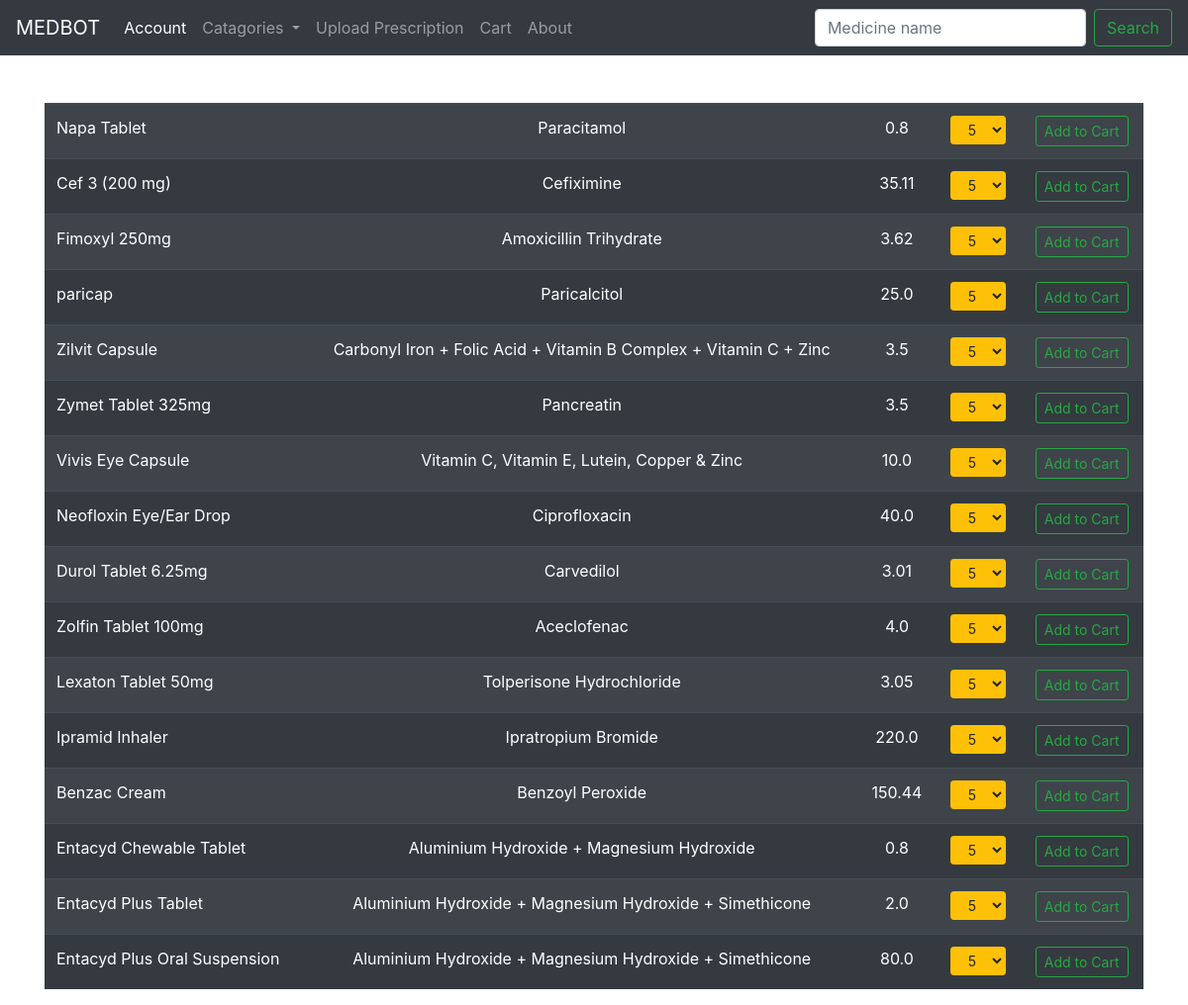
The page / on the database its author committed.
### medbot_app/models.py (models this page shows, shortened)
class Inventory(models.Model):
	MUSTPRESCRIBED = 'MP'
	MUSTNOTPRESCRIBE = 'MNP'
	MEDICINESTATUS = [
		(MUSTPRESCRIBED, 'Must be Prescribed'),
		(MUSTNOTPRESCRIBE, 'Must not be Prescribed'),
	]
	GENERAL = 'A'
	BLOOD = 'B'
	DIGESTIVE = 'D'
	EYE = 'F'
	EAR = 'H'
	CIRCULATORY = 'K'
	MUSCULOSKELETAL = 'L'
	NEUROLOGICAL = 'N'
	PSYCHOLOGICAL = 'P'
	RESPIRATORY = 'R'
	SKIN = 'S'
	ENDORCRINE = 'T'
	UROLOGY = 'U'
	PREGNANCY = 'W'
	FEMALEGENITAL = 'X'
	MALEGENITAL = 'Y'
	SOCIALPROB = 'Z'
	MEDICINECATAGORIES = [
		(GENERAL, 'General and unspecified'),
		(BLOOD, 'Blood, blood forming organs, lymphatics, spleen'),
		(DIGESTIVE, 'Digestive'),
		(EYE, 'Eye'),
		(EAR, 'Ear'),
		(CIRCULATORY, 'Circulatory'),
		(MUSCULOSKELETAL, 'Musculoskeletal'),
		(NEUROLOGICAL, 'Neorological'),
		(PSYCHOLOGICAL, 'Psychological'),
		(RESPIRATORY, 'Respiratory'),
		(SKIN, 'Skin'),
		(ENDORCRINE, 'Endocrine, metabolic and nutritional'),
		(UROLOGY, 'Urology'),
		(PREGNANCY, 'Pregnancy, childbirth, family planning'),
		(FEMALEGENITAL, 'Female genital system and breast'),
		(MALEGENITAL, 'Male genital system'),
		(SOCIALPROB, 'Social problems'),
	]
	med_name = models.CharField(max_length = 200)
	med_id = models.BigAutoField(primary_key = True, serialize=False)
	med_price = models.FloatField(max_length = 10)
	med_quantity = models.PositiveIntegerField()
	med_status = models.CharField(max_length = 3, choices = MEDICINESTATUS, default=MUSTPRESCRIBED)
	med_catagory = models.CharField(max_length = 2, choices = MEDICINECATAGORIES, default = GENERAL)
	med_generic = models.CharField(max_length = 100)
	pharmacy_id = models.ForeignKey(Employee, on_delete = models.CASCADE)

### medbot_app/views.py (the view)
# urls.py: path('', views.home, name='home'),
def home(request):
	if request.method == "POST":
		medname = request.POST['search']
		obj = Inventory.objects.filter(Q (med_name__icontains = medname) | Q(med_generic__icontains = medname))
		context = { }
		if obj:
			context = {'all': obj}
		else:
			context = {'noresults': "No Medicine found"}
		return render(request, 'home.html', context)
	else:
		obj = Inventory.objects.all()
		context = {'all': obj}
		return render(request, 'home.html', context)

### medbot_app/templates/home.html (shortened to what this page needs)
{% extends 'base.html' %}
{% block content %}
<br>
	{% if all %}
	<div class="table-responsive">
		<table class="table table-striped table-dark">
			{% for things in all %}
				<tr>
					<td>{{ things.med_name }}</td>
					<td><center>{{ things.med_generic }}</center></td>
					<td><center>{{ things.med_price }}</td>
					<td><center>
						<div class="dropdown">
						    <select class="btn btn-warning btn-sm" id="inlineFormCustomSelect" name="quantity">
					        <option value="5"selected>5</option>
					        </select>
						</div>
					<td><center><button type="submit" onclick ="{% url 'add' things.med_id %}" class="btn btn-outline-success btn-sm">Add to Cart</button></center></td>
				</tr>
			{% endfor %}
		</table>
	</div>
	{% endif %}
{% endblock %}

### rows shown on the page
Inventory: med_name "Napa Tablet", med_generic "Paracitamol", med_price "0.8"
Inventory: med_name "Cef 3 (200 mg)", med_generic "Cefiximine", med_price "35.11"
Inventory: med_name "Fimoxyl 250mg", med_generic "Amoxicillin Trihydrate", med_price "3.62"
Inventory: med_name "paricap", med_generic "Paricalcitol", med_price "25.0"
Inventory: med_name "Zilvit Capsule", med_generic "Carbonyl Iron + Folic Acid + Vitamin B Complex + Vitamin C + Zinc", med_price "3.5"
Inventory: med_name "Zymet Tablet 325mg", med_generic "Pancreatin", med_price "3.5"
Inventory: med_name "Vivis Eye Capsule", med_generic "Vitamin C, Vitamin E, Lutein, Copper & Zinc", med_price "10.0"
Inventory: med_name "Neofloxin Eye/Ear Drop", med_generic "Ciprofloxacin", med_price "40.0"
Inventory: med_name "Durol Tablet 6.25mg", med_generic "Carvedilol", med_price "3.01"
Inventory: med_name "Zolfin Tablet 100mg", med_generic "Aceclofenac", med_price "4.0"
Inventory: med_name "Lexaton Tablet 50mg", med_generic "Tolperisone Hydrochloride", med_price "3.05"
Inventory: med_name "Ipramid Inhaler", med_generic "Ipratropium Bromide", med_price "220.0"
Inventory: med_name "Benzac Cream", med_generic "Benzoyl Peroxide", med_price "150.44"
Inventory: med_name "Entacyd Chewable Tablet", med_generic "Aluminium Hydroxide + Magnesium Hydroxide", med_price "0.8"
Inventory: med_name "Entacyd Plus Tablet", med_generic "Aluminium Hydroxide + Magnesium Hydroxide + Simethicone", med_price "2.0"
Inventory: med_name "Entacyd Plus Oral Suspension", med_generic "Aluminium Hydroxide + Magnesium Hydroxide + Simethicone", med_price "80.0"
